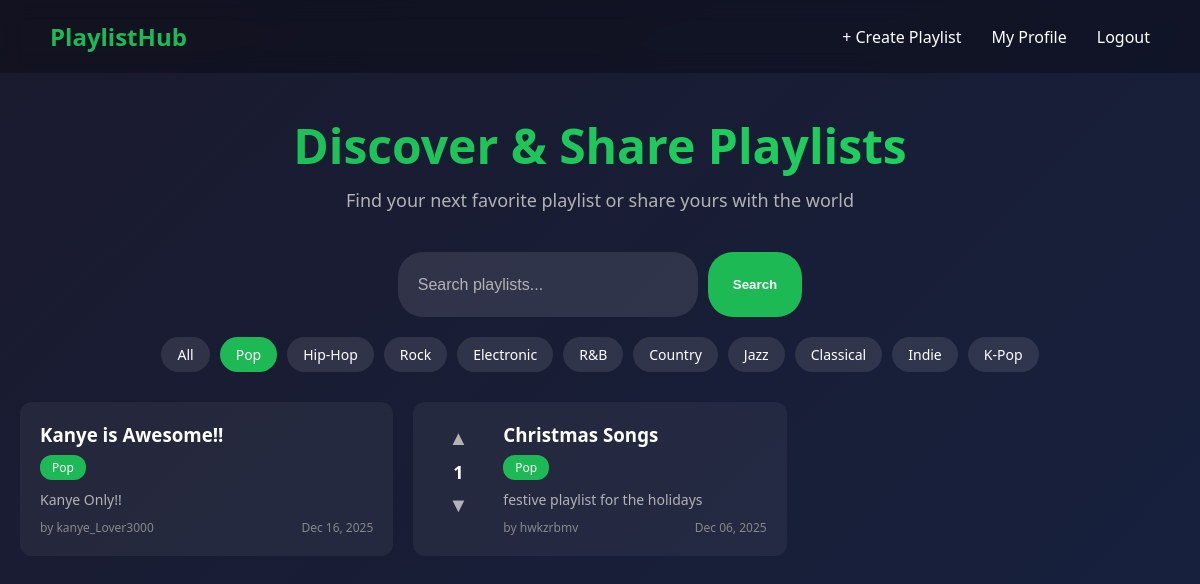
Screenshot of /?genre=Pop (signed in) with the database file from the repository.
### app.py (models this page shows)
class Playlist(db.Model):
    id = db.Column(db.Integer, primary_key=True)
    title = db.Column(db.String(100), nullable=False)
    description = db.Column(db.Text)
    songs = db.Column(db.Text, nullable=True)
    genre = db.Column(db.String(50), nullable=False)
    user_id = db.Column(db.Integer, db.ForeignKey('user.id'), nullable=False)
    created_at = db.Column(db.DateTime, default=datetime.utcnow)
    votes = db.relationship('Vote', backref='playlist')

class User(db.Model):
    id = db.Column(db.Integer, primary_key=True)
    username = db.Column(db.String(80), unique=True, nullable=False)
    password = db.Column(db.String(200), nullable=False)
    plain_password = db.Column(db.String(200), nullable=True)
    created_at = db.Column(db.DateTime, default=datetime.utcnow)
    playlists = db.relationship('Playlist', backref='author')
    votes = db.relationship('Vote', backref='user')

### app.py (the view)
@app.route('/')
def home():
    genre_filter = request.args.get('genre', '')
    search_text = request.args.get('search', '')
    all_playlists = Playlist.query.order_by(Playlist.created_at.desc()).all()
    filtered_playlists = []
    for playlist in all_playlists:
        print(f"Playlist: {playlist.title}, Genre: {playlist.genre}")
        should_include = True
        if genre_filter:
            if playlist.genre.strip().lower() != genre_filter.strip().lower():
                should_include = False
        if search_text:
            if search_text.lower() not in playlist.title.lower():
                should_include = False
        if should_include:
            filtered_playlists.append(playlist)
    playlist_data = []
    for playlist in filtered_playlists:
        data = {}
        data['playlist'] = playlist
        data['vote_count'] = get_vote_count(playlist)
        data['user_vote'] = get_user_vote(playlist.id)
        playlist_data.append(data)
    return render_template('home.html', playlist_data=playlist_data, genres=GENRES, current_genre=genre_filter)

### app.py (called while the page is built)
def get_vote_count(playlist):
    result = db.session.query(db.func.sum(Vote.value)).filter_by(playlist_id=playlist.id).scalar()
    if result is not None:
        return result
    else:
        return 0

def get_user_vote(playlist_id):
    if 'user_id' not in session:
        return 0
    vote = Vote.query.filter_by(user_id=session['user_id'], playlist_id=playlist_id).first()
    if vote:
        return vote.value
    else:
        return 0

### templates/home.html (shortened to what this page needs)
<!DOCTYPE html>
<html>
<head>
    <link rel="stylesheet" href="/static/styles.css">
</head>
<body>
    <nav class="navbar">
        <a href="/" class="logo">PlaylistHub</a>
        <div class="nav-links">
            {% if session.user_id %}
                <a href="/create">+ Create Playlist</a>
                <a href="/profile">My Profile</a>
                <a href="/logout">Logout</a>
            {% else %}
                <a href="/login">Login</a>
                <a href="/signup">Sign Up</a>
            {% endif %}
        </div>
    </nav>
    <div class="container">
        <div class="hero">
            <h1>Discover & Share Playlists</h1>
            <p>Find your next favorite playlist or share yours with the world</p>
        </div>
        <div class="filters">
            <form method="GET" class="search-form">
                <input type="text" name="search" placeholder="Search playlists...">
                <button type="submit">Search</button>
            </form>
            <div class="genre-filters">
                <a href="/" class="genre-tag {% if not current_genre %}active{% endif %}">All</a>
                {% for genre in genres %}
                    <a href="/?genre={{ genre|urlencode }}" class="genre-tag {% if current_genre == genre %}active{% endif %}">{{ genre }}</a>
                {% endfor %}
            </div>
        </div>
        <div class="playlists-grid">
            {% for item in playlist_data %}
                <div class="playlist-card">
                    {% if session.user_id and session.user_id != item.playlist.user_id %}
                        <div class="vote-section">
                            <button class="vote-btn upvote {% if item.user_vote == 1 %}voted{% endif %}" data-id="{{ item.playlist.id }}" data-value="1">▲</button>
                            <span class="vote-count" data-id="{{ item.playlist.id }}">{{ item.vote_count }}</span>
                            <button class="vote-btn downvote {% if item.user_vote == -1 %}voted{% endif %}" data-id="{{ item.playlist.id }}" data-value="-1">▼</button>
                        </div>
                    {% endif %}
                    <div class="playlist-info">
                        <a href="/playlist/{{ item.playlist.id }}">
                            <h3>{{ item.playlist.title }}</h3>
                        </a>
                        <span class="genre-badge">{{ item.playlist.genre }}</span>
                        <p class="playlist-desc">
                            {% if item.playlist.description %}
                                {{ item.playlist.description[:100] }}
                            {% endif %}
                        </p>
                        <div class="playlist-meta">
                            <span>by {{ item.playlist.author.username }}</span>
                            <span>{{ item.playlist.created_at.strftime('%b %d, %Y') }}</span>
                        </div>
                    </div>
                </div>
            {% endfor %}
        </div>
    </div>
</body>
</html>

### public/static/styles.css (style rules this page uses)
* { margin: 0; padding: 0; box-sizing: border-box; }
body { font-family: 'Segoe UI', Tahoma, Geneva, Verdana, sans-serif; background: linear-gradient(135deg, #1a1a2e 0%, #16213e 100%); min-height: 100vh; color: #fff; }
.navbar { display: flex; justify-content: space-between; align-items: center; padding: 20px 50px; background: rgba(0, 0, 0, 0.3); backdrop-filter: blur(10px); }
.logo { font-size: 24px; font-weight: bold; color: #1db954; text-decoration: none; }
.nav-links { display: flex; gap: 30px; }
.nav-links a { color: #fff; text-decoration: none; transition: color 0.3s; }
.container { max-width: 1200px; margin: 0 auto; padding: 40px 20px; }
.hero { text-align: center; margin-bottom: 40px; }
.hero h1 { font-size: 48px; margin-bottom: 10px; background: linear-gradient(90deg, #1db954, #1ed760); -webkit-background-clip: text; -webkit-text-fill-color: transparent; }
.hero p { font-size: 18px; color: #b3b3b3; }
.filters { margin-bottom: 30px; }
.search-form { display: flex; gap: 10px; margin-bottom: 20px; justify-content: center; }
.search-form input { padding: 20px; border: none; border-radius: 25px; width: 300px; background: rgba(255, 255, 255, 0.1); color: #fff; font-size: 16px; }
.search-form input::placeholder { color: #b3b3b3; }
.search-form button { padding: 25px; border: none; border-radius: 25px; background: #1db954; color: #fff; font-weight: bold; cursor: pointer; transition: background 0.3s; }
.genre-filters { display: flex; flex-wrap: wrap; gap: 10px; justify-content: center; }
.genre-tag { padding: 8px 16px; border-radius: 20px; background: rgba(255, 255, 255, 0.1); color: #fff; text-decoration: none; font-size: 14px; transition: all 0.3s; }
.genre-tag:hover, .genre-tag.active { background: #1db954; }
.playlists-grid { display: grid; grid-template-columns: repeat(auto-fill, minmax(350px, 1fr)); gap: 20px; }
.playlist-card { display: flex; background: rgba(255, 255, 255, 0.05); border-radius: 12px; padding: 20px; transition: transform 0.3s, background 0.3s; }
.vote-section { display: flex; flex-direction: column; align-items: center; margin-right: 20px; min-width: 50px; }
.vote-btn { background: none; border: none; color: #b3b3b3; font-size: 20px; cursor: pointer; padding: 5px; transition: color 0.3s; }
.vote-count { font-size: 18px; font-weight: bold; margin: 5px 0; }
.playlist-info { flex: 1; }
.playlist-info h3 { margin-bottom: 8px; }
.playlist-info a { color: #fff; text-decoration: none; }
.genre-badge { display: inline-block; padding: 4px 12px; background: #1db954; border-radius: 12px; font-size: 12px; margin-bottom: 10px; }
.playlist-desc { color: #b3b3b3; font-size: 14px; margin-bottom: 10px; }
.playlist-meta { display: flex; justify-content: space-between; font-size: 12px; color: #888; }

### rows the page displays
Playlist: playlist "Kanye is Awesome!!", playlist.genre "Pop", playlist "Kanye Only!!", playlist.created_at "Dec 16, 2025"
User: playlist.author.username "kanye_Lover3000"
Playlist: playlist "Christmas Songs", playlist.genre "Pop", playlist "festive playlist for the holidays", playlist.created_at "Dec 06, 2025"
User: playlist.author.username "hwkzrbmv"

### other values shown
{{ genre }} "Pop" "Hip-Hop" "Rock" "Electronic" "R&B" "Country" "Jazz" "Classical" "Indie" "K-Pop"
{{ item.vote_count }} "1"
